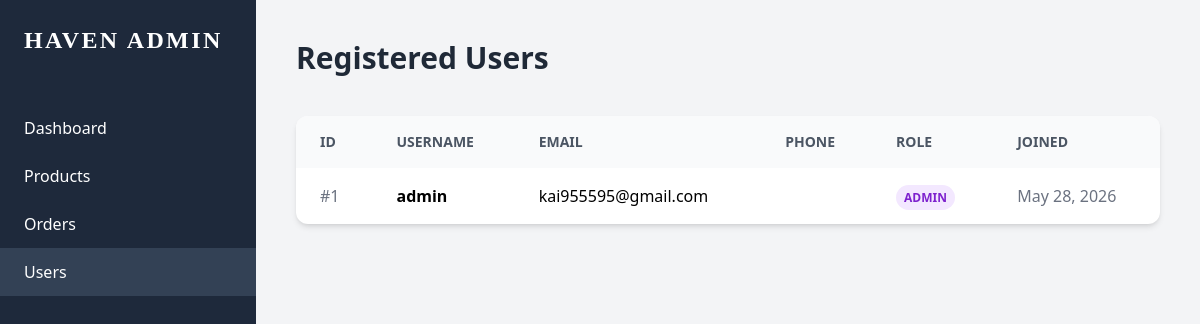
The page /admin/users.php (signed in) on the database its author committed.
### tables this page shows
CREATE TABLE IF NOT EXISTS users (
    id INT AUTO_INCREMENT PRIMARY KEY,
    username VARCHAR(50) NOT NULL,
    email VARCHAR(100) NOT NULL UNIQUE,
    phone VARCHAR(20),
    password VARCHAR(255) NOT NULL,
    role ENUM('customer', 'admin') DEFAULT 'customer',
    created_at TIMESTAMP DEFAULT CURRENT_TIMESTAMP
);

### admin/users.php (the view, shortened to what this page needs)
<?php
include '../includes/db.php';
$users = mysqli_query($conn, "SELECT * FROM users ORDER BY created_at DESC");
?>
<!DOCTYPE html>
<html lang="en">
<head>
    <link rel="stylesheet" href="../assets/css/tailwind.css">
</head>
<body class="bg-gray-100 flex min-h-screen">
<aside class="w-64 bg-slate-800 text-white flex-shrink-0">
    <div class="p-6"><h1 class="text-2xl font-bold font-serif tracking-widest">HAVEN ADMIN</h1></div>
    <nav class="mt-6">
        <a href="index.php" class="block px-6 py-3 hover:bg-slate-700 transition">Dashboard</a>
        <a href="products.php" class="block px-6 py-3 hover:bg-slate-700 transition">Products</a>
        <a href="orders.php" class="block px-6 py-3 hover:bg-slate-700 transition">Orders</a>
        <a href="users.php" class="block px-6 py-3 bg-slate-700">Users</a>
    </nav>
</aside>
<main class="flex-grow p-10">
    <header class="mb-10">
        <h2 class="text-3xl font-bold text-gray-800">Registered Users</h2>
    </header>
    <div class="bg-white rounded-xl shadow-md overflow-hidden">
        <table class="w-full text-left">
            <thead class="bg-gray-50 text-gray-600 text-sm uppercase">
                <tr>
                    <th class="px-6 py-4">ID</th>
                    <th class="px-6 py-4">Username</th>
                    <th class="px-6 py-4">Email</th>
                    <th class="px-6 py-4">Phone</th>
                    <th class="px-6 py-4">Role</th>
                    <th class="px-6 py-4">Joined</th>
                </tr>
            </thead>
            <tbody class="divide-y">
                <?php while ($u = mysqli_fetch_assoc($users)): ?>
                <tr>
                    <td class="px-6 py-4 text-gray-500">#<?php echo $u['id']; ?></td>
                    <td class="px-6 py-4 font-bold"><?php echo $u['username']; ?></td>
                    <td class="px-6 py-4"><?php echo $u['email']; ?></td>
                    <td class="px-6 py-4"><?php echo $u['phone']; ?></td>
                    <td class="px-6 py-4">
                        <span class="px-2 py-1 rounded-full text-xs font-bold <?php echo $u['role'] === 'admin' ? 'bg-purple-100 text-purple-700' : 'bg-gray-100 text-gray-700'; ?>">
                            <?php echo strtoupper($u['role']); ?>
                        </span>
                    </td>
                    <td class="px-6 py-4 text-gray-500"><?php echo date('M d, Y', strtotime($u['created_at'])); ?></td>
                </tr>
                <?php endwhile; ?>
            </tbody>
        </table>
    </div>
</main>
</body>
</html>

### rows shown on the page
users: id "1", username "admin", email "kai955595@gmail.com", role "ADMIN", created_at "May 28, 2026"
